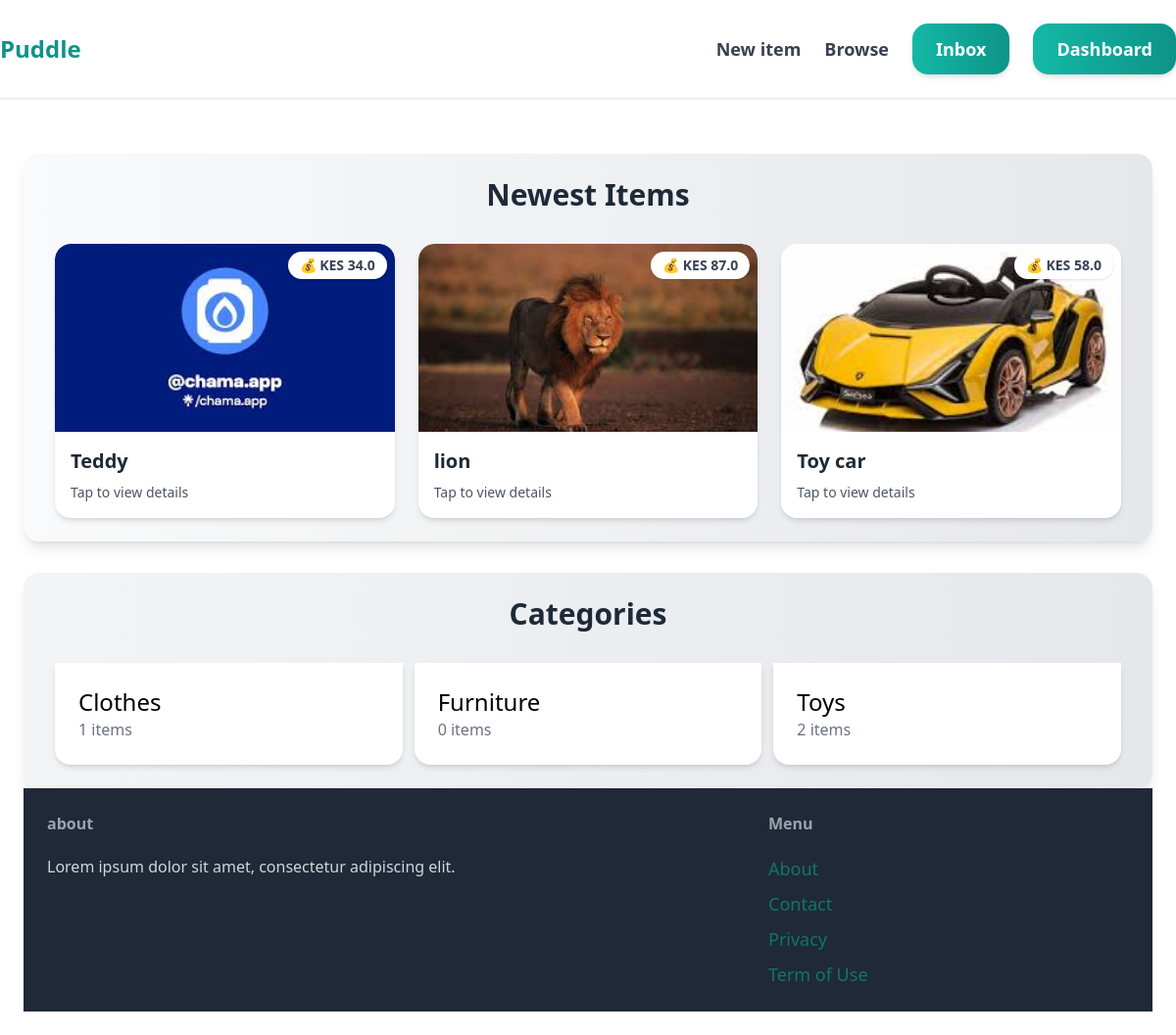
Before: / (signed in) with the older database file.
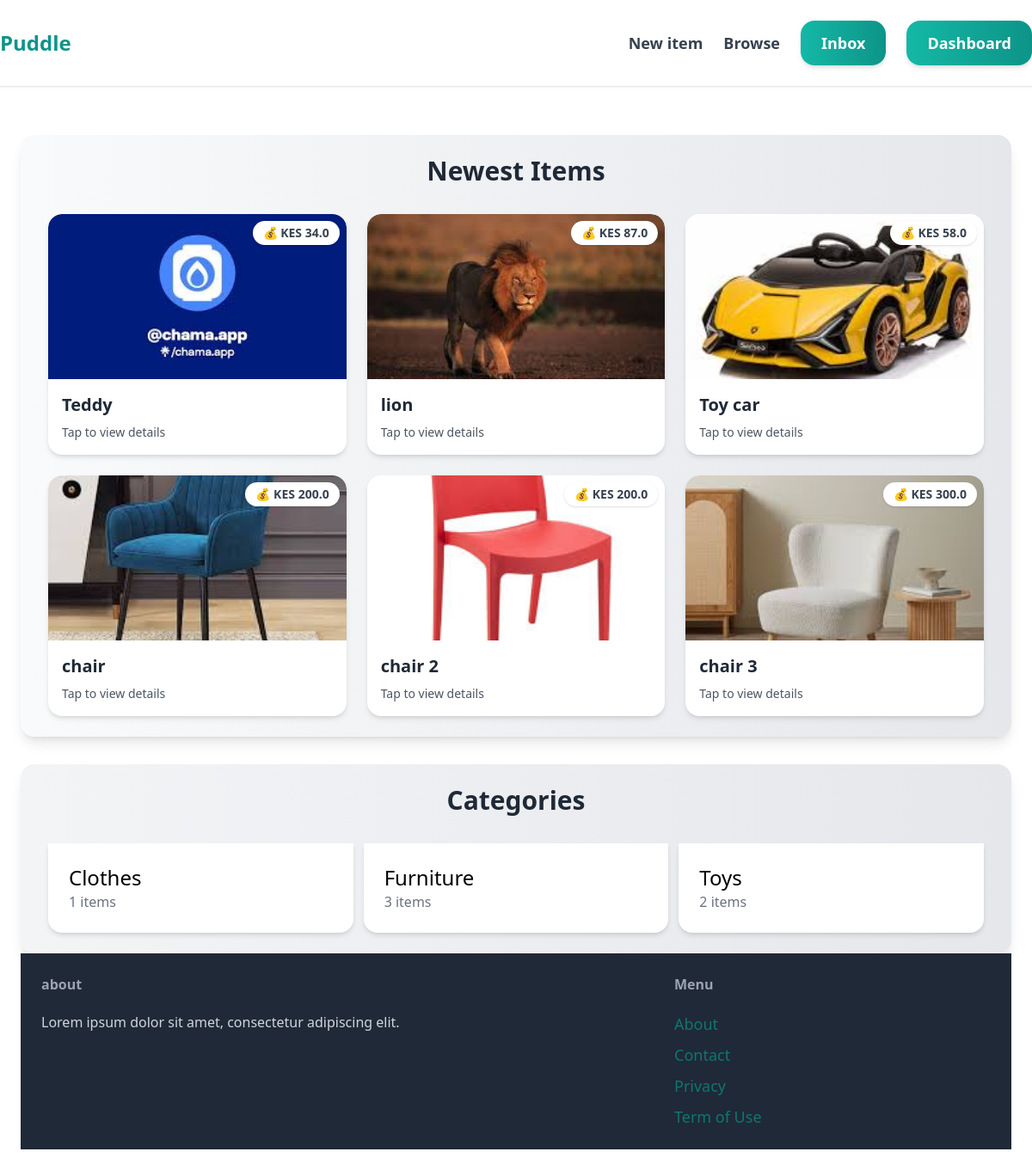
After: the same page with the newer database file.
### item/models.py (models this page shows, shortened)
class Item(models.Model):
    category = models.ForeignKey(Category, related_name='items', on_delete=models.CASCADE)
    name = models.CharField(max_length=255)
    description = models.TextField(blank=True)
    price = models.FloatField()
    image = models.ImageField(upload_to='items_images', blank=True, null=True)
    is_sold = models.BooleanField(default=False)
    created_at = models.DateTimeField(auto_now_add=True)
    created_by = models.ForeignKey(User, related_name='items', on_delete=models.CASCADE)

class Category(models.Model):
    name = models.CharField(max_length=255)
    class Meta:
        ordering = ['name',]
        verbose_name_plural = 'Categories'

### core/views.py (the view)
# urls.py: path('', views.index, name='index'),
def index(request):
    items = Item.objects.filter(is_sold=False)[0:6]
    categories = Category.objects.all()
    return render(request, 'core/index.html',{
        'items': items,
        'categories': categories
    })

### core/templates/core/index.html (shortened to what this page needs)
{%extends "core/base.html"%}
{%block content%}
<div class="mt-8 px-8 py-6 bg-gradient-to-r from-gray-50 to-gray-200 shadow-lg rounded-2xl">
    <h2 class="mb-8 text-3xl font-semibold text-center text-gray-800">Newest Items</h2>
    <div class="grid grid-cols-1 sm:grid-cols-2 md:grid-cols-3 gap-6">
        {% for item in items %}
            <div class="transition-transform transform hover:scale-105 hover:shadow-xl bg-white rounded-2xl shadow-md overflow-hidden">
                <a href="{% url 'item:detail' item.id %}" class="block">
                    <div class="relative">
                        <img src="{{ item.image.url }}" alt="{{ item.name }}" class="rounded-t-2xl w-full h-48 object-cover">
                        <div class="absolute top-2 right-2 bg-white px-3 py-1 rounded-full text-sm font-semibold text-gray-700 shadow">
                            💰 KES {{ item.price }}
                        </div>
                    </div>
                    <div class="p-4">
                        <h2 class="text-xl font-semibold text-gray-800">{{ item.name }}</h2>
                        <p class="mt-2 text-sm text-gray-600">Tap to view details</p>
                    </div>
                </a>
            </div>
        {% endfor %}
    </div>
</div>
<div class="mt-8 px-8 py-6 bg-gradient-to-r from-gray-100 to-gray-200 shadow-lg rounded-2xl">
    <h2 class="mb-8 text-3xl font-semibold text-center text-gray-800">Categories</h2>
    <div class="grid grid-cols-3 gap-3">
        {% for category in categories %}
            <div>
                <a href="#">
                   <div class="p-6 bg-white rounded-b-2xl shadow-md">
                     <h2 class="text-2xl">{{ category.name }}</h2>
                     <p class="text-gray-500">{{ category.items.count }} items</p>
                   </div>
            </a>
            </div>
        {% endfor %}
    </div>
{%endblock%}

Changed rows visible on the page:
added Item: image (picture), price "200.0", name "chair"
added Item: image (picture), price "200.0", name "chair 2"
added Item: image (picture), price "300.0", name "chair 3"
computed for Category "Furniture": items.count "0" → "3"
